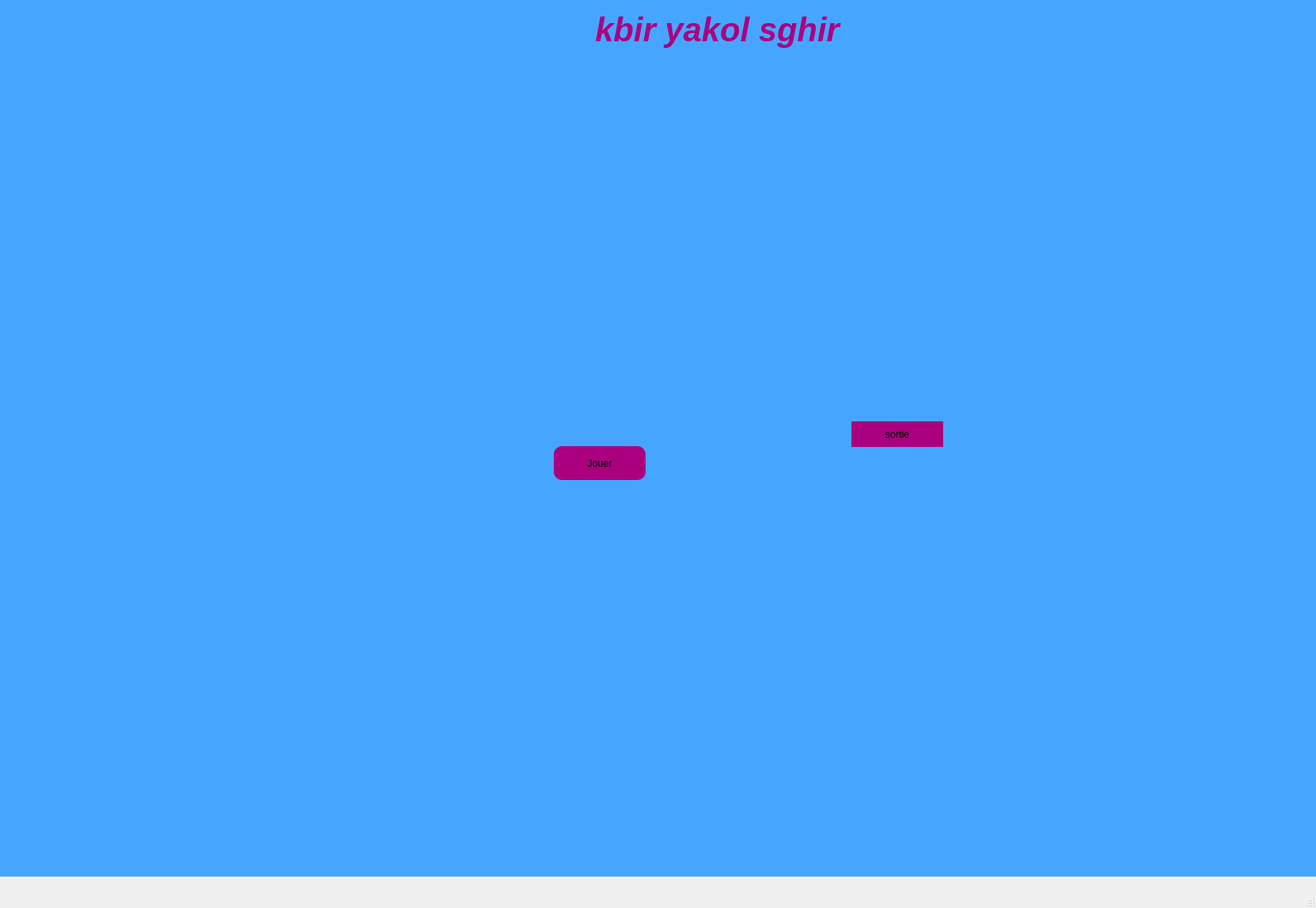
<?xml version="1.0" encoding="UTF-8"?>
<ui version="4.0">
 <class>MainWindow</class>
 <widget class="QMainWindow" name="MainWindow">
  <property name="geometry">
   <rect>
    <x>0</x>
    <y>0</y>
    <width>1592</width>
    <height>1099</height>
   </rect>
  </property>
  <property name="windowTitle">
   <string>MainWindow</string>
  </property>
  <widget class="QWidget" name="centralwidget">
   <widget class="QStackedWidget" name="stackedWidget">
    <property name="geometry">
     <rect>
      <x>-150</x>
      <y>-70</y>
      <width>1771</width>
      <height>1131</height>
     </rect>
    </property>
    <property name="styleSheet">
     <string notr="true">
background-color: rgb(70, 166, 255);</string>
    </property>
    <widget class="QWidget" name="page">
     <widget class="QLabel" name="label">
      <property name="geometry">
       <rect>
        <x>870</x>
        <y>80</y>
        <width>321</width>
        <height>51</height>
       </rect>
      </property>
      <property name="styleSheet">
       <string notr="true">font-size:40px;
color: rgb(170, 0, 127);
font-weight:bold;
font-style:italic;</string>
      </property>
      <property name="text">
       <string>kbir yakol sghir</string>
      </property>
     </widget>
     <widget class="QLabel" name="label_2">
      <property name="geometry">
       <rect>
        <x>470</x>
        <y>150</y>
        <width>601</width>
        <height>531</height>
       </rect>
      </property>
      <property name="styleSheet">
       <string notr="true">background-image: url(:/image/niss.jpg);
background-repeat:no-repeat;</string>
      </property>
      <property name="text">
       <string/>
      </property>
     </widget>
     <widget class="QPushButton" name="pushButton">
      <property name="geometry">
       <rect>
        <x>820</x>
        <y>610</y>
        <width>111</width>
        <height>41</height>
       </rect>
      </property>
      <property name="styleSheet">
       <string notr="true">color: rgb(0, 0, 0);
font: 22pt &quot;Viner Hand ITC&quot;;
border-radius:10px;
background-color: rgb(170, 0, 127);</string>
      </property>
      <property name="text">
       <string>Jouer</string>
      </property>
     </widget>
     <widget class="QPushButton" name="pushButton_2">
      <property name="geometry">
       <rect>
        <x>1180</x>
        <y>580</y>
        <width>111</width>
        <height>31</height>
       </rect>
      </property>
      <property name="styleSheet">
       <string notr="true">color: rgb(0, 0, 0);
font: 22pt &quot;Viner Hand ITC&quot;;
background-color: rgb(170, 0, 127);
border-style:double;</string>
      </property>
      <property name="text">
       <string>sortie</string>
      </property>
     </widget>
     <widget class="QLabel" name="label_3">
      <property name="geometry">
       <rect>
        <x>210</x>
        <y>170</y>
        <width>191</width>
        <height>201</height>
       </rect>
      </property>
      <property name="styleSheet">
       <string notr="true">background-image: url(:/image/ayan.jpg);</string>
      </property>
      <property name="text">
       <string/>
      </property>
     </widget>
     <widget class="QLabel" name="label_4">
      <property name="geometry">
       <rect>
        <x>1130</x>
        <y>360</y>
        <width>201</width>
        <height>211</height>
       </rect>
      </property>
      <property name="styleSheet">
       <string notr="true">background-image: url(:/image/ayan.jpg);
background-repeat:no-repeat;</string>
      </property>
      <property name="text">
       <string/>
      </property>
     </widget>
    </widget>
    <widget class="QWidget" name="page_1">
     <widget class="QLabel" name="label_5">
      <property name="geometry">
       <rect>
        <x>520</x>
        <y>110</y>
        <width>451</width>
        <height>301</height>
       </rect>
      </property>
      <property name="styleSheet">
       <string notr="true">background-image: url(:/image/bg2.png);
background-repeat:no-repeat;</string>
      </property>
      <property name="text">
       <string/>
      </property>
     </widget>
     <widget class="QPushButton" name="pushButton_3">
      <property name="geometry">
       <rect>
        <x>1030</x>
        <y>440</y>
        <width>141</width>
        <height>41</height>
       </rect>
      </property>
      <property name="styleSheet">
       <string notr="true">background-color: rgb(8, 127, 101);</string>
      </property>
      <property name="text">
       <string>HARD</string>
      </property>
     </widget>
     <widget class="QPushButton" name="pushButton_4">
      <property name="geometry">
       <rect>
        <x>670</x>
        <y>520</y>
        <width>151</width>
        <height>41</height>
       </rect>
      </property>
      <property name="styleSheet">
       <string notr="true">background-color: rgb(8, 127, 101);</string>
      </property>
      <property name="text">
       <string>MEDIUM</string>
      </property>
     </widget>
     <widget class="QPushButton" name="pushButton_5">
      <property name="geometry">
       <rect>
        <x>359</x>
        <y>590</y>
        <width>131</width>
        <height>41</height>
       </rect>
      </property>
      <property name="styleSheet">
       <string notr="true">
background-color: rgb(8, 127, 101);</string>
      </property>
      <property name="text">
       <string>EASY</string>
      </property>
     </widget>
    </widget>
    <widget class="QWidget" name="page_2">
     <property name="styleSheet">
      <string notr="true">background-color: rgb(70, 166, 255);</string>
     </property>
     <widget class="QLabel" name="label_8">
      <property name="geometry">
       <rect>
        <x>1140</x>
        <y>129</y>
        <width>91</width>
        <height>31</height>
       </rect>
      </property>
      <property name="styleSheet">
       <string notr="true">background-color: rgb(74, 37, 0);</string>
      </property>
      <property name="text">
       <string>   player 1 score :</string>
      </property>
     </widget>
     <widget class="QLabel" name="label_9">
      <property name="geometry">
       <rect>
        <x>1140</x>
        <y>540</y>
        <width>81</width>
        <height>31</height>
       </rect>
      </property>
      <property name="styleSheet">
       <string notr="true">background-color: rgb(73, 24, 0);</string>
      </property>
      <property name="text">
       <string> player 2 score:</string>
      </property>
     </widget>
     <widget class="QLabel" name="label_10">
      <property name="geometry">
       <rect>
        <x>1170</x>
        <y>580</y>
        <width>71</width>
        <height>41</height>
       </rect>
      </property>
      <property name="styleSheet">
       <string notr="true">background-color: rgb(255, 255, 255);</string>
      </property>
      <property name="text">
       <string/>
      </property>
     </widget>
     <widget class="QPushButton" name="pushButton_17">
      <property name="geometry">
       <rect>
        <x>400</x>
        <y>230</y>
        <width>41</width>
        <height>61</height>
       </rect>
      </property>
      <property name="styleSheet">
       <string notr="true">background-color: rgb(85, 170, 127);</string>
      </property>
      <property name="text">
       <string/>
      </property>
     </widget>
     <widget class="QLabel" name="label_11">
      <property name="geometry">
       <rect>
        <x>1190</x>
        <y>170</y>
        <width>71</width>
        <height>41</height>
       </rect>
      </property>
      <property name="styleSheet">
       <string notr="true">background-color: rgb(255, 255, 255);</string>
      </property>
      <property name="text">
       <string/>
      </property>
     </widget>
     <widget class="QWidget" name="horizontalLayoutWidget">
      <property name="geometry">
       <rect>
        <x>690</x>
        <y>100</y>
        <width>431</width>
        <height>271</height>
       </rect>
      </property>
      <layout class="QHBoxLayout" name="horizontalLayout">
       <item>
        <widget class="QPushButton" name="pushButton_14">
         <property name="styleSheet">
          <string notr="true"/>
         </property>
         <property name="text">
          <string/>
         </property>
        </widget>
       </item>
       <item>
        <widget class="QPushButton" name="pushButton_7">
         <property name="styleSheet">
          <string notr="true"/>
         </property>
         <property name="text">
          <string/>
         </property>
        </widget>
       </item>
       <item>
        <widget class="QPushButton" name="pushButton_6">
         <property name="styleSheet">
          <string notr="true"/>
         </property>
         <property name="text">
          <string/>
         </property>
        </widget>
       </item>
       <item>
        <widget class="QPushButton" name="pushButton_12">
         <property name="styleSheet">
          <string notr="true"/>
         </property>
         <property name="text">
          <string/>
         </property>
        </widget>
       </item>
       <item>
        <widget class="QPushButton" name="pushButton_10">
         <property name="text">
          <string/>
         </property>
        </widget>
       </item>
      </layout>
     </widget>
     <widget class="QWidget" name="horizontalLayoutWidget_2">
      <property name="geometry">
       <rect>
        <x>680</x>
        <y>520</y>
        <width>431</width>
        <height>321</height>
       </rect>
      </property>
      <layout class="QHBoxLayout" name="horizontalLayout_2">
       <item>
        <widget class="QPushButton" name="pushButton_9">
         <property name="text">
          <string/>
         </property>
        </widget>
       </item>
       <item>
        <widget class="QPushButton" name="pushButton_8">
         <property name="text">
          <string/>
         </property>
        </widget>
       </item>
       <item>
        <widget class="QPushButton" name="pushButton_13">
         <property name="styleSheet">
          <string notr="true"/>
         </property>
         <property name="text">
          <string/>
         </property>
        </widget>
       </item>
       <item>
        <widget class="QPushButton" name="pushButton_15">
         <property name="styleSheet">
          <string notr="true"/>
         </property>
         <property name="text">
          <string/>
         </property>
        </widget>
       </item>
       <item>
        <widget class="QPushButton" name="pushButton_11">
         <property name="text">
          <string/>
         </property>
        </widget>
       </item>
      </layout>
     </widget>
     <widget class="QWidget" name="horizontalLayoutWidget_3">
      <property name="geometry">
       <rect>
        <x>840</x>
        <y>380</y>
        <width>166</width>
        <height>111</height>
       </rect>
      </property>
      <layout class="QHBoxLayout" name="horizontalLayout_3">
       <item>
        <widget class="QPushButton" name="pushButton_18">
         <property name="text">
          <string/>
         </property>
        </widget>
       </item>
       <item>
        <widget class="QPushButton" name="pushButton_16">
         <property name="text">
          <string/>
         </property>
        </widget>
       </item>
      </layout>
     </widget>
    </widget>
    <widget class="QWidget" name="page_3"/>
   </widget>
  </widget>
  <widget class="QMenuBar" name="menubar">
   <property name="geometry">
    <rect>
     <x>0</x>
     <y>0</y>
     <width>1592</width>
     <height>17</height>
    </rect>
   </property>
  </widget>
  <widget class="QStatusBar" name="statusbar"/>
 </widget>
 <resources/>
 <connections/>
</ui>
